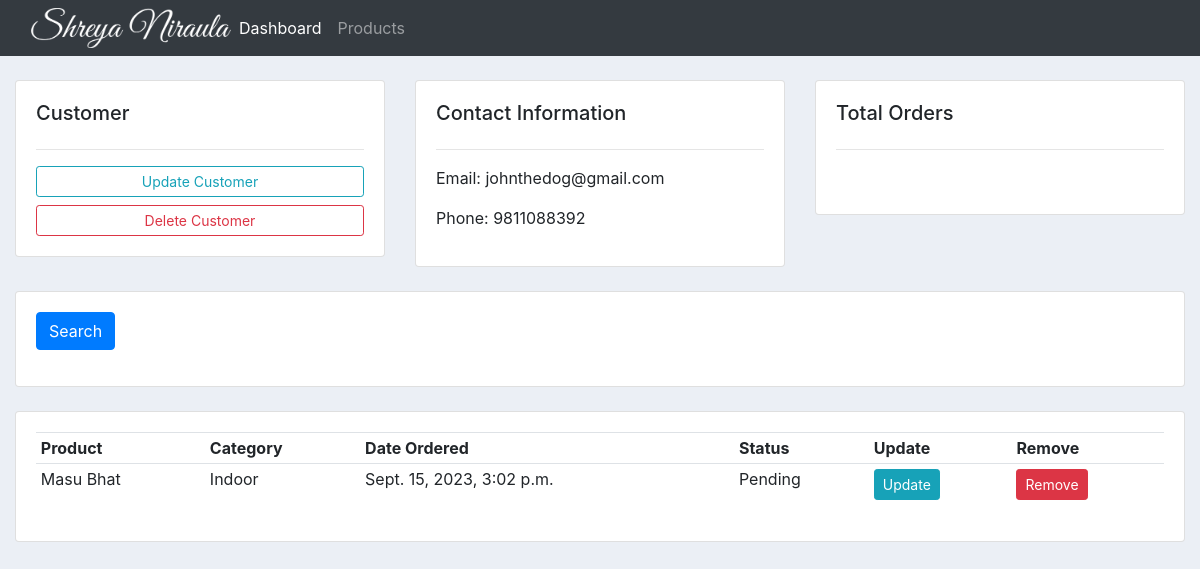
Before: /customer/1/ with the older database file.
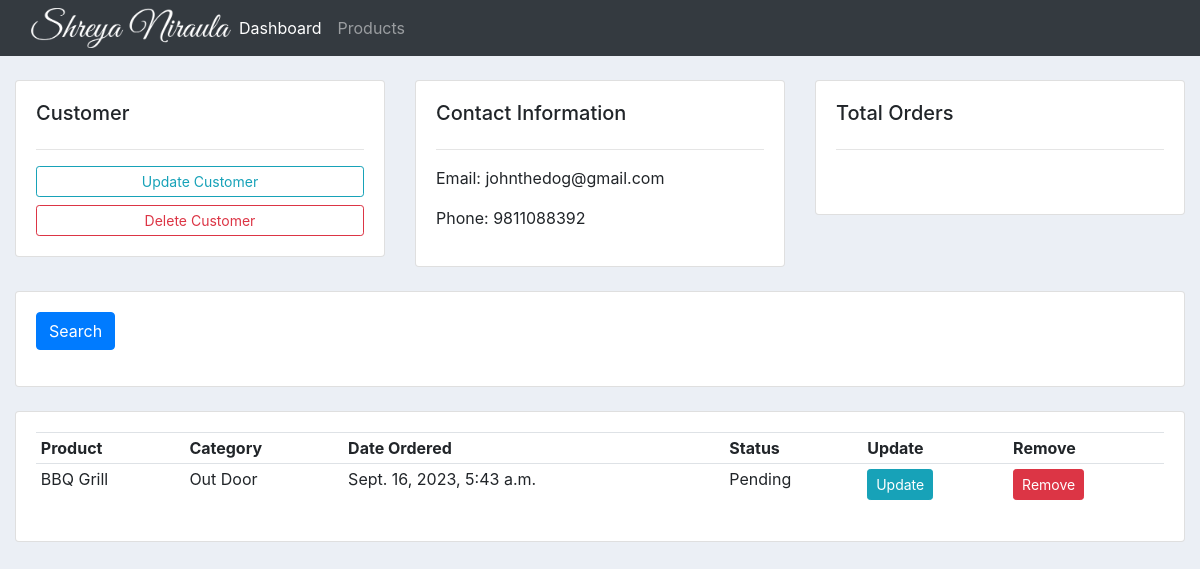
After: the same page with the newer database file.
### accounts/models.py (models this page shows, shortened)
class Order(models.Model):
    STATUS = (
        ('Pending', 'Pending'),
        ('Out for delivery', 'Out for delivery'),
        ('Delivered', 'Delivered'),
    )
    customer = models.ForeignKey(
        Customer, null=True, on_delete=models.SET_NULL)
    product = models.ForeignKey(Product, null=True, on_delete=models.SET_NULL)
    date_created = models.DateTimeField(auto_now_add=True, null=True)
    status = models.CharField(max_length=200, null=True, choices=STATUS)

class Product(models.Model):
    CATEGORY = (
        ('Indoor', 'Indoor'),
        ('Out Door', 'Out Door'),
    )
    name = models.CharField(max_length=200, null=True)
    price = models.FloatField(null=True)
    category = models.CharField(max_length=200, null=True, choices=CATEGORY)
    description = models.CharField(max_length=200, null=True)
    date_created = models.DateTimeField(auto_now_add=True, null=True)
    tags = models.ManyToManyField(Tag)
    def __str__(self):
        return self.name

### accounts/views.py (the view)
# urls.py: path('customer/<str:pk>/', views.customer, name='customer'),
def customer(request, pk):
    customer = Customer.objects.get(id=pk)
    order = customer.order_set.all()
    context = {'customer': customer, 'order': order}
    return render(request, 'accounts/customer.html', context)

### accounts/templates/accounts/customer.html
{% extends 'accounts/main.html' %}
{% block content %}
<br>
<div class="row">
    <div class="col-md">
        <div class="card card-body">
            <h5>Customer</h5>
            <hr>
            <a class="btn btn-outline-info btn-sm btn-block" href="">Update Customer</a>
            <a class="btn btn-outline-danger btn-sm btn-block" href="">Delete Customer</a>
        </div>
    </div>
    <div class="col-md">
        <div class="card card-body">
            <h5>Contact Information</h5>
            <hr>
            <p>Email: {{customer.email}}</p>
            <p>Phone: {{customer.phone}}</p>
        </div>
    </div>
    <div class="col-md">
        <div class="card card-body">
            <h5>Total Orders</h5>
            <hr>
            <h1 style="text-align: center;padding: 10px;"></h1>
        </div>
    </div>
</div>
<br>
<div class="row">
    <div class="col">
        <div class="card card-body">
            <form method="get">
                <button class="btn btn-primary" type="submit">Search</button>
            </form>
        </div>
    </div>
</div>
<br>
<div class="row">
    <div class="col-md">
        <div class="card card-body">
            <table class="table table-sm">
                <tr>
                    <th>Product</th>
                    <th>Category</th>
                    <th>Date Ordered</th>
                    <th>Status</th>
                    <th>Update</th>
                    <th>Remove</th>
                </tr>
                {% for order in order %}
                <tr>
                    <td>{{order.product}}</td>
                    <td>{{order.product.category}}</td>
                    <td>{{order.date_created}}</td>
                    <td>{{order.status}}</td>
                    <td><a class="btn btn-sm btn-info" href="{% url 'update_order' order.id %}">Update</a></td>
                    <td><a class="btn btn-sm btn-danger" href="{% url 'delete' order.id %}" >Remove</a></td>
                </tr>
                {% endfor %}
            </table>
        </div>
    </div>
</div>
{% endblock %}

Changed rows visible on the page:
removed Order: product "Masu Bhat", product.category "Indoor", date_created "Sept. 15, 2023, 3:02 p.m.", status "Pending"
now on this page (row edited): Order: product "BBQ Grill", product.category "Out Door", date_created "Sept. 16, 2023, 5:43 a.m.", status "Pending"
